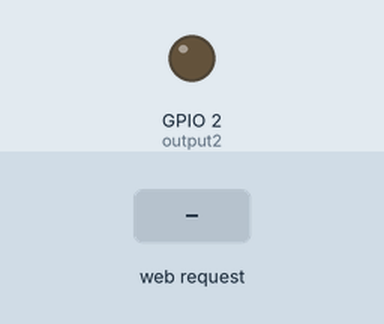
This sketch was run on a simulated ESP8266 (NodeMCU). Shown: output pins drawn as LEDs (lit = HIGH). The test bench sets the inputs (shaded band). WiFi joins after 1.5 s; servers stay silent unless stated; what the sketch prints to the serial monitor is not drawn.

Above: at 2.7 s.
2.8 s: HTTP request GET /room2/on received
At 3.8 s:
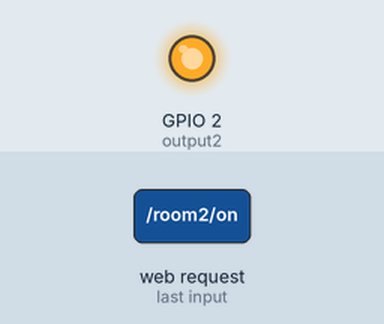
4.3 s: HTTP request GET /room2/500 received
At 4.9 s:
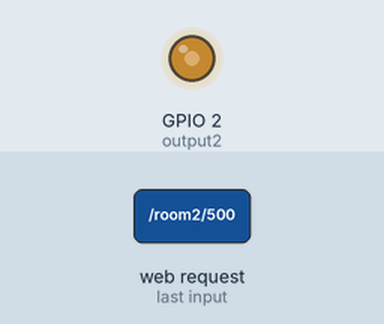
5.8 s: HTTP request GET /room2/1024 received
At 7.0 s:
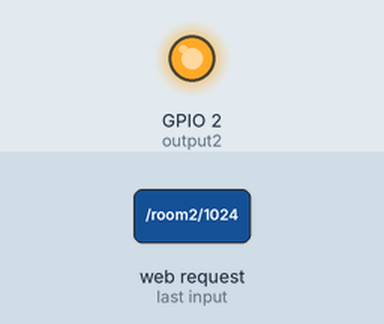
7.3 s: HTTP request GET /room2/off received
At 8.4 s:
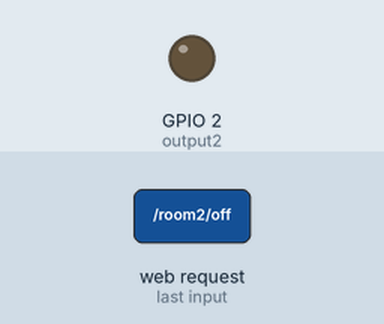
Timing chart, 0 to 9.8 s (numbered marks = the images above; inputs shaded):
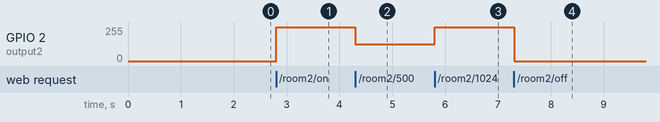

Measured:
- after the input at 2.8 s, GPIO 2 (output2): 0/255 → 255/255 at once
- after the input at 4.3 s, GPIO 2 (output2): 255/255 → 124/255 at once
- after the input at 5.8 s, GPIO 2 (output2): 124/255 → 255/255 at once
- after the input at 7.3 s, GPIO 2 (output2): 255/255 → 0/255 at once

The sketch:

eps_8266_pwm_control.ino
```cpp
#include <ESP8266WiFi.h>

const char* ssid     = "linux";
const char* password = "linux123";

WiFiServer server(80);

// Variable to store the HTTP request
String header;

// Auxiliar variables to store the current output state
String room2 = "off";

// Assign output variables to GPIO pins
const int output2 = 2;


void setup() {
  Serial.begin(115200);

  pinMode(output2, OUTPUT);
  digitalWrite(output2, LOW);

  Serial.print("Connecting to ");
  Serial.println(ssid);
  WiFi.begin(ssid, password);
  while (WiFi.status() != WL_CONNECTED) {
    delay(500);
    Serial.print(".");
  }
  Serial.println("");
  Serial.println("WiFi connected.");
  Serial.println("IP address: ");
  Serial.println(WiFi.localIP());
  server.begin();
}

void loop() {
  WiFiClient client = server.available();   // Listen for incoming clients

  if (client) {                             // If a new client connects,
    String currentLine = "";                // make a String to hold incoming data from the client
    while (client.connected()) { // loop while the client's connected
      if (client.available()) {             // if there's bytes to read from the client,
        char c = client.read();             // read a byte, then
        Serial.write(c);                    // print it out the serial monitor
        header += c;
        if (c == '\n') {                    // if the byte is a newline character
          // if the current line is blank, you got two newline characters in a row.
          // that's the end of the client HTTP request, so send a response:
          if (currentLine.length() == 0) {
            // HTTP headers always start with a response code (e.g. HTTP/1.1 200 OK)
            // and a content-type so the client knows what's coming, then a blank line:
            client.println("HTTP/1.1 200 OK");
            client.println("Content-type:text/html");
            client.println("Connection: close");
            client.println();

            if (header.indexOf("GET /room2/on") >= 0) {
              room2 = "on";
              digitalWrite(output2, HIGH);
            } else if (header.indexOf("GET /room2/off") >= 0) {
              room2 = "off";
              digitalWrite(output2, LOW);
            } else if (header.indexOf("GET /room2/0") >= 0) {
              room2 = "on";
              analogWrite(output2, 0);
            } else if (header.indexOf("GET /room2/100") >= 0) {
              room2 = "on";
              analogWrite(output2, 100);
            } else if (header.indexOf("GET /room2/500") >= 0) {
              room2 = "on";
              analogWrite(output2, 500);
            } else if (header.indexOf("GET /room2/1024") >= 0) {
              room2 = "on";
              analogWrite(output2, 1024);
            }
            // Web Page Heading
            client.println("<body><h1>ESP8266 Web Server</h1>");

            // Display current state, and ON/OFF buttons for GPIO 2
            client.println("<p>ROOM 2 - State " + room2 + "</p>");
            // If the room2 is off, it displays the ON button
            if (room2 == "off") {
              client.println("<p><a href=\"/room2/on\"><button class=\"button\">ON</button></a></p>");
            } else {
              client.println("<p><a href=\"/room2/off\"><button class=\"button button2\">OFF</button></a></p>");
            }
            // Display current state, and ON/OFF buttons for GPIO 2
            client.println("</body></html>");

            // The HTTP response ends with another blank line
            client.println();
            // Break out of the while loop
            break;
          } else { // if you got a newline, then clear currentLine
            currentLine = "";
          }
        } else if (c != '\r') {  // if you got anything else but a carriage return character,
          currentLine += c;      // add it to the end of the currentLine
        }
      }
    }

    // Clear the header variable
    header = "";
    // Close the connection
    client.stop();
    Serial.println("Client disconnected.");
    Serial.println("");
  }
}
```
